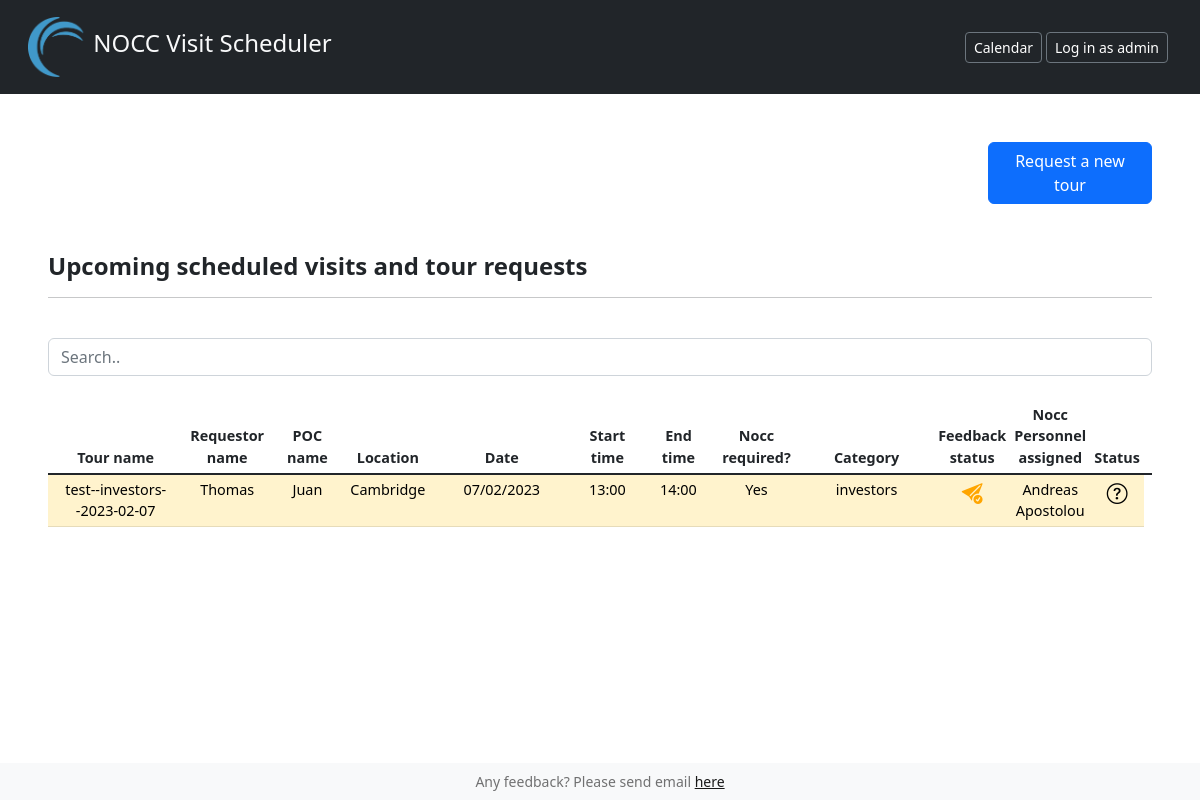
The page / on the database its author committed.
### NoccSchedulerApp/models.py (models this page shows, shortened)
class Tour(models.Model):
    tour_name = models.CharField(max_length=300)
    requestor_name = models.CharField(max_length=300)
    requestor_email = models.EmailField()
    poc_name = models.CharField(max_length=300)
    poc_email = models.EmailField()
    cc_this_request_to = models.EmailField(null=True, blank=True)
    DIVISION_CHOICES = [
        ('P & RE', 'P & RE'),
        ('Customer & Industry', 'Customer & Industry'),
        ('marketing', 'Marketing'),
        ('Global Events', 'Global Events'),
        ('Marketing Strategy', 'Marketing Strategy'),
        ('Legal', 'Legal'),
        ('CTO', 'CTO'),
        ('CEO', 'CEO'),
        ('Global Sales', 'Global Sales'),
        ('Customer Success', 'Customer Success'),
        ('Global Services', 'Global Services'),
        ('Products & Enablement', 'Products & Enablement'),
        ('Compute', 'Compute'),
        ('Edge Delivery', 'Edge Delivery'),
        ('Edge Business Operations', 'Edge Business Operations'),
        ('Edge Experience', 'Edge Experience'),
        ('Other', 'Other'),
    ]
    division = models.CharField(
        max_length=50,
        choices=DIVISION_CHOICES,
    )
    LOCATION_CHOICES = [
        ('Cambridge', 'Cambridge'),
        ('Krakow', 'Krakow'),
        ('Bangalore', 'Bangalore')
    ]
    location = models.ForeignKey(Location, on_delete=models.CASCADE)
    date = models.DateField()
    start_time = models.TimeField(null=True)
    end_time = models.TimeField(null=True)
    NOCC_REQUIRED_CHOICES = [
        ('No', 'No'),
        ('Yes', 'Yes'),
    ]
    nocc_personnel_required = models.CharField(
        max_length=10,
        choices=NOCC_REQUIRED_CHOICES,
        default='No',
    )
    CATEGORY_CHOICES = [
        ('existing customer', 'Existing Customer'),
        ('new prospect', 'New Prospect'),
        ('public relations / press / analysts',
         'Public Relations / Press / Analysts'),
        ('investors', 'Investors'),
        ('akamai employees (internal tour)', 'Akamai Employees (Internal Tour)'),
        ('students / informal guests', 'Students / Informal Guests'),
    ]
    category = models.CharField(max_length=50, choices=CATEGORY_CHOICES,)
    opportunity_ID = models.CharField(max_length=300, null=True, blank=True, default=0)
    attendees_akamai = models.IntegerField(default=0, validators=[MinValueValidator(0), MaxValueValidator(50)])
    attendees_guests = models.IntegerField(default=0, validators=[MinValueValidator(0), MaxValueValidator(50)])
    customer_or_group_name = models.CharField(max_length=200)
    customers_website = models.CharField(max_length=500,null=True,blank=True)
    TYPE_OF_CUSTOMERS=[
        ('Akamai Internal', 'Akamai Internal'),
        ('Financial Services', 'Financial Services'),
        ('Media', 'Media'),
        ('High Tech', 'High Tech'),
        ('Retail + Commerce', 'Retail + Commerce'),
        ('Gaming/OTT', 'Gaming/OTT'),
        ('Healthcare/Life Science', 'Healthcare/Life Science'),
        ('Manufacturing', 'Manufacturing'),
        ('Other', 'Other'),
    ]
    type_of_customers = models.CharField(max_length=200, choices=TYPE_OF_CUSTOMERS)
    nocc_person_assigned = models.CharField(max_length=200,null=True, blank=True)
    WELCOME_SCREEN_CHOICES = [
        ('No', 'No'),
        ('Yes', 'Yes'),
    ]
    custom_welcome_screen_needed = models.CharField(
        max_length=10,
        choices=WELCOME_SCREEN_CHOICES,
        default='No',
        null=True,
        blank=True,
    )
    comment = models.TextField(max_length=2000, null=True, blank=True)
    created = models.DateTimeField(auto_now_add=True)
    id = models.UUIDField(unique=True, primary_key=True, editable=True)
    STATUS_CHOICES = [
        ('Requested', 'Requested'),
        ('Rejected', 'Rejected'),
        ('Approved', 'Approved'),
        ('Canceled', 'Canceled'),
    ]
    status = models.CharField(max_length=20, choices=STATUS_CHOICES, default='Requested')
    FEEDBACK_STATUS_CHOICES = [
        ('Request not sent', 'Request not sent'),
        ('Request sent', 'Request sent'),
        ('No answer 3 days', 'No answer 3 days'),
        ('Provided', 'Provided'),
    ]
    feedback_status = models.CharField(max_length=30, choices=FEEDBACK_STATUS_CHOICES, default='Request not sent')
    SATISFACTION_CHOICES = [
        ('1', '1'),
        ('2', '2'),
        ('3', '3'),
        ('4', '4'),
        ('5', '5'),
    ]
    satisfaction = models.CharField(max_length=5, choices=SATISFACTION_CHOICES, blank=True, null=True)
    key_take_aways = models.TextField(max_length=200, null=True, blank=True)
    SESSIONS_CHOICES = [
        ('Not relevant', 'Not relevant'),
        ('Relevant', 'Relevant'),
        ('Very relevant', 'Very relevant'),
        ('Did not attend', 'Did not attend'),
    ]
    sessions_welcoming = models.CharField(max_length=20, choices=SESSIONS_CHOICES, blank=True, null=True)
    sessions_speaker = models.CharField(max_length=20, choices=SESSIONS_CHOICES, blank=True, null=True)
    sessions_walls_displays = models.CharField(max_length=20, choices=SESSIONS_CHOICES, blank=True, null=True)
    sessions_daily_work = models.CharField(max_length=20, choices=SESSIONS_CHOICES, blank=True, null=True)
    sessions_scheduling_arrangement = models.CharField(max_length=20, choices=SESSIONS_CHOICES, blank=True, null=True)
    overall_feedback = models.TextField(max_length=2000, null=True, blank=True)
    internal_or_external_audience = models.TextField(max_length=2000, null=True, blank=True)
    feedback_name = models.TextField(max_length=1000, null=True, blank=True)

class Location(models.Model):
    LOCATION_CHOICES = [
        ('Cambridge', 'Cambridge'),
        ('Krakow', 'Krakow'),
        ('Bangalore', 'Bangalore')
    ]
    location = models.CharField(max_length=100, choices=LOCATION_CHOICES, default='Cambridge')
    def __str__(self):
        return self.location

### NoccSchedulerApp/views.py (the view)
# urls.py: path('', views.main, name = 'main' ),
def main(request):
    context = {
        'tours': Tour.objects.filter(date__gte=date.today()).exclude(status="Rejected").exclude(status="Canceled").order_by('date', 'start_time'),
    }
    return render(request, "main.html", context)

### templates/main.html (shortened to what this page needs)
{% extends "base.html" %}
{% block content %}
    <div class="row">
      <div class="col-md-10"></div>
      <div class="col-md-2 ms-auto"><a href="/new-tour/"><button class="btn btn-primary" type="button"> Request a new tour </button></a></div>
    </div>
  <br><br>
  <h4> <b>Upcoming scheduled visits and tour requests</b> </h4>
  <hr/><br>
  <input class="form-control" id="myInput" type="text" placeholder="Search..">
    <br>
  <div class="table-responsive text-center">
    <table class="table table-hover table-sm w-auto" style='font-size:90%'>
      <thead>
            <tr>
                <th scope="col" class="col-sm-2">Tour name</th>
                <th scope="col" class="col-sm-1">Requestor<br/>name</th>
                <th scope="col" class="col-sm-1">POC<br/>name</th>
                <th scope="col" class="col-sm-1">Location</th>
                <th scope="col" class="col-sm-2">Date</th>
                <th scope="col" class="col-sm-1">Start time</th>
                <th scope="col" class="col-sm-1">End time </th>
                <th scope="col" class="col-sm-1">Nocc<br/>required?</th>
                <th scope="col" class="col-sm-2">Category</th>
                <th scope="col" class="col-sm-1">Feedback<br>status</th>
                <th scope="col" class="col-sm-1">Nocc Personnel<br/>assigned</th>
                <th scope="col" class="col-sm-1">Status</th>
                <th scope="col" class="col-sm-1"></th>
            </tr>
    </thead>
            <tbody id="myTable" class="table-group-divider">
      {%for tour in tours %}
            <tr {%if tour.status == "Approved" %} class="table-success" {% else %} class="table-warning" {% endif %}>
                <td>{{tour.tour_name}}</td>
                <td>{{tour.requestor_name}}</td>
                <td>{{tour.poc_name}}</td>
                <td>{{tour.location}}</td>
                <td>{{tour.date|date:"m/d/Y"}}</td>
                <td>{{tour.start_time|time:"H:i"}}</td>
                <td>{{tour.end_time|time:"H:i"}}</td>
                <td>{{tour.nocc_personnel_required}}</td>
                <td>{{tour.category}}</td>
                <td>
                  {% if tour.feedback_status == "Provided" %}
                  <i title="Feedback provided" class="bi bi-file-earmark-check" style="font-size: 1.3rem; color: green;"></i>
                  {% elif tour.feedback_status == "Request sent" %}
                  <i title="Feedback request sent" class="bi bi-send-check-fill" style="font-size: 1.3rem; color: orange;"></i>
                  {% else %}
                  <i title="Feedback request not sent yet" class="bi bi-send-x-fill" style="font-size: 1.3rem; color: red;"></i>
                  {% endif %}
                </td>
                <td>{{tour.nocc_person_assigned}}</td>
                <td>
                  {% if tour.status == "Requested" %}
                  <i title="Requested" class="bi bi-question-circle" style="font-size: 1.3rem; color: rgb(0, 0, 0);"></i>
                  {% else %}
                  <i title="Approved" class="bi bi-check2-circle" style="font-size: 1.3rem; color: rgb(0, 0, 0);"></i>
                  {% endif %}
                </td>
            </tr>
          {% endfor %}
        </tbody>
      </table>
    </div>
{% endblock %}

### rows shown on the page
Tour: tour_name "test--investors--2023-02-07", requestor_name "Thomas", poc_name "Juan", location "Cambridge", date "07/02/2023", start_time "13:00", end_time "14:00", nocc_personnel_required "Yes", category "investors", feedback_status "Request sent" (drawn), nocc_person_assigned "Andreas Apostolou", status "Requested" (drawn)
